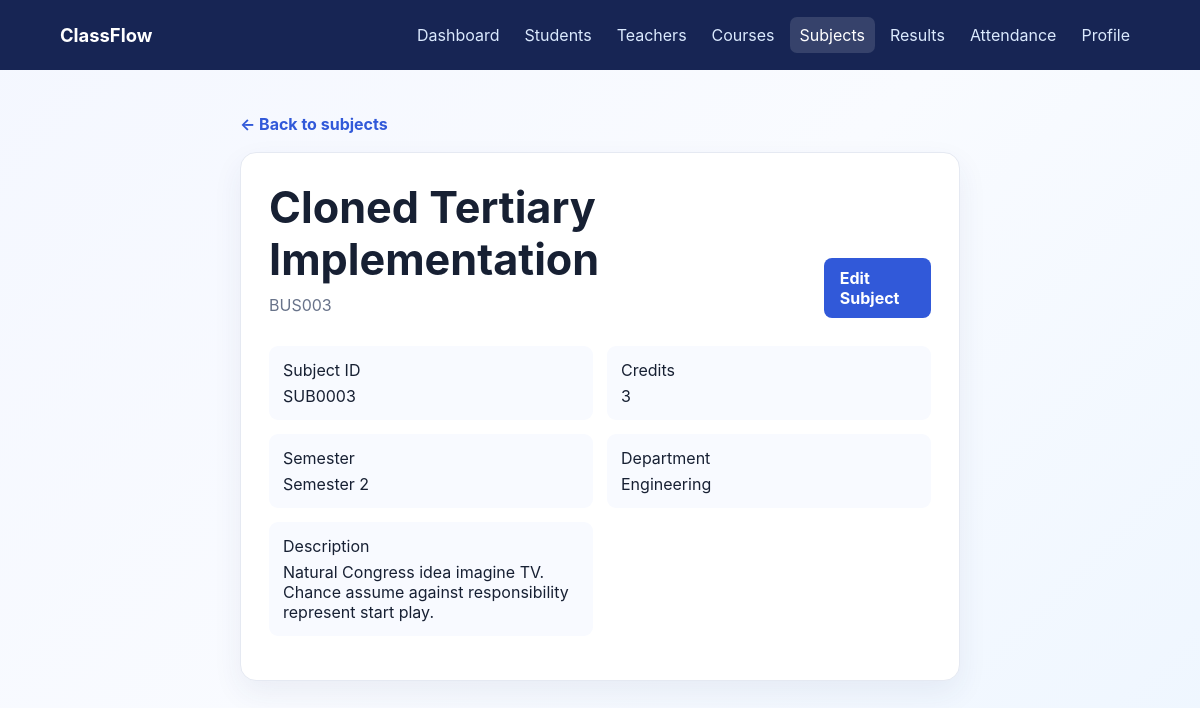
/subjects/3/, run on the app's committed database.
### subjects/models.py (models this page shows, shortened)
class Subject(models.Model):
    subject_id = models.CharField(max_length=20, unique=True)
    subject_code = models.CharField(max_length=20, unique=True)
    subject_name = models.CharField(max_length=100)
    description = models.TextField(blank=True, null=True)
    credits = models.PositiveIntegerField(default=3)
    semester = models.CharField(max_length=20)
    department = models.CharField(max_length=100)

### subjects/views.py (the view)
class SubjectDetailView(DetailView):
    model = Subject
    template_name = 'subjects/subject_detail.html'
    context_object_name = 'subject'

### subjects/templates/subjects/subject_detail.html
{% extends "base.html" %} {% block title %}{{ subject.subject_name }}{% endblock %}
{% block content %}
<main class="container narrow">
  <a class="back" href="{% url 'subject_list' %}">← Back to subjects</a>
  <section class="card">
    <div class="page-header">
      <div>
        <h1>{{ subject.subject_name }}</h1>
        <p class="subtitle">{{ subject.subject_code }}</p>
      </div>
      <a class="button" href="{% url 'subject_edit' subject.pk %}"
        >Edit Subject</a
      >
    </div>
    <dl class="details">
      <div>
        <dt>Subject ID</dt>
        <dd>{{ subject.subject_id }}</dd>
      </div>
      <div>
        <dt>Credits</dt>
        <dd>{{ subject.credits }}</dd>
      </div>
      <div>
        <dt>Semester</dt>
        <dd>{{ subject.semester }}</dd>
      </div>
      <div>
        <dt>Department</dt>
        <dd>{{ subject.department }}</dd>
      </div>
      <div>
        <dt>Description</dt>
        <dd>{{ subject.description|default:"No description provided." }}</dd>
      </div>
    </dl>
  </section>
</main>
{% endblock %}

### dashboard/templates/base.html (style rules this page uses)
:root { --ink: #172033; --muted: #68738a; --primary: #3159d9; --dark: #172554; --surface: #fff; --line: #e5e9f2; --danger: #c9344c; }
* { box-sizing: border-box; }
body { min-height: 100vh; margin: 0; color: var(--ink); font-family: Inter, "Segoe UI", Arial, sans-serif; background: linear-gradient(135deg, #f4f7ff, #f9fbff 50%, #eef6ff); }
.container { width: min(1120px, 90%); margin: 44px auto; }
.narrow { width: min(720px, 90%); }
h1 { margin: 0 0 8px; font-size: clamp(2rem, 4vw, 2.7rem); }
.subtitle, .lead { margin: 0; color: var(--muted); line-height: 1.55; }
.page-header { display: flex; align-items: end; justify-content: space-between; gap: 18px; margin-bottom: 28px; }
.card, .panel, .content-card { padding: 28px; background: var(--surface); border: 1px solid var(--line); border-radius: 16px; box-shadow: 0 12px 30px #283b6e12; }
.button, button { display: inline-flex; align-items: center; justify-content: center; min-height: 42px; padding: 10px 16px; border: 0; border-radius: 8px; color: #fff; background: var(--primary); cursor: pointer; font: inherit; font-weight: 700; text-decoration: none; }
.back, .back-link { display: inline-block; margin-bottom: 18px; color: var(--primary); font-weight: 650; text-decoration: none; }
.details { display: grid; grid-template-columns: repeat(2, minmax(0, 1fr)); gap: 14px; }
.details div { padding: 14px; border-radius: 9px; background: #f8faff; }
.details dd { margin: 6px 0 0; }

### data on the page
Subject: subject_name "Cloned Tertiary Implementation", subject_code "BUS003", subject_id "SUB0003", credits "3", semester "Semester 2", department "Engineering", description "Natural Congress idea imagine TV. Chance assume against responsibility represent start play."
